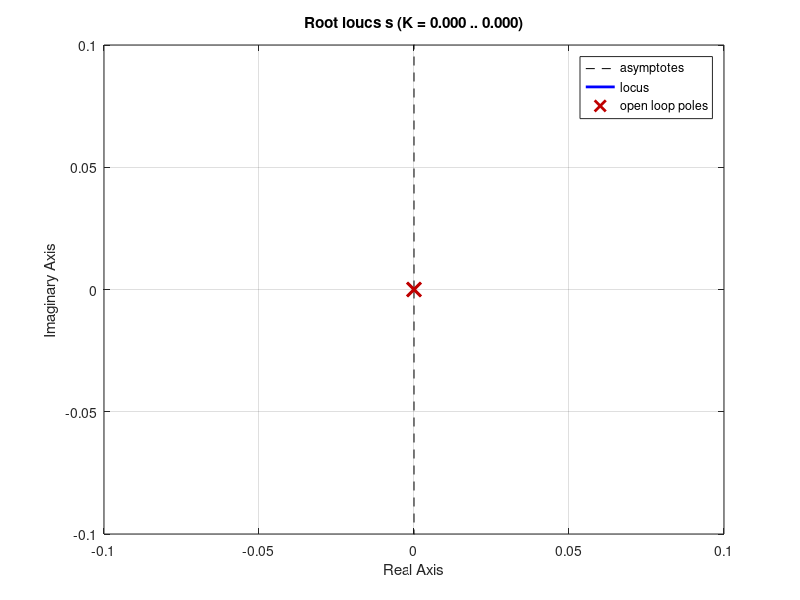

Recreate this plot in MATLAB.
%% Laboratory 3

close all;
clear;
clc;

%Initialization of variables
simul_t = 10; 

M = 1; %kg
G = 9.8; %m/s^2
Kt = 3.575*10^(-5); %N/(rad/s)^2

Z_0 = 2; 
Omega_0 =  sqrt((G*M)/Kt);
U_0 = Omega_0;
dz_r=0;

s= tf(-1, [1 0 0]); %transfer function 1/(s^2)
rlocus (s)